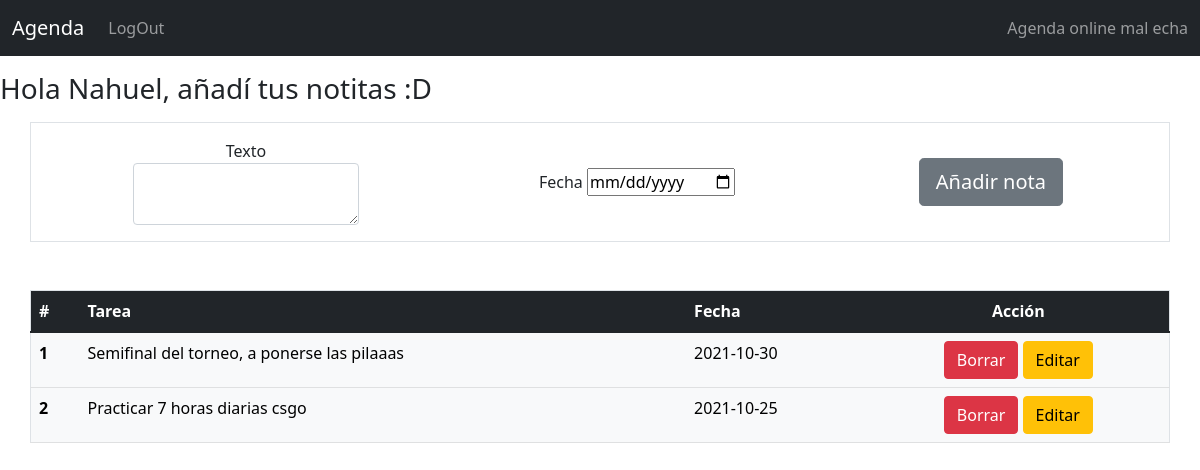
Before: /PP (signed in) with the older database file.
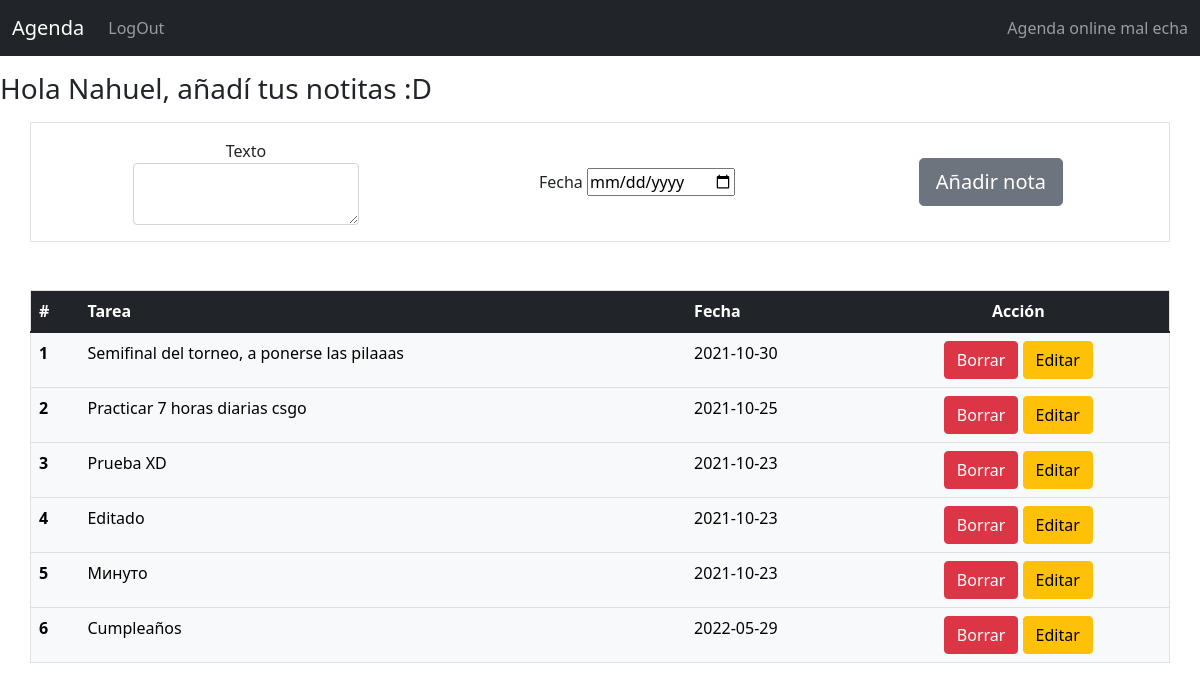
After: the same page with the newer database file.
### index.py (models this page shows)
class Usuario(db.Model, UserMixin):
    id = db.Column(db.Integer, primary_key = True)
    email = db.Column(db.String(255), unique = True)
    user = db.Column(db.String(255))
    password = db.Column(db.String(255))
    notes = db.relationship('Agenda')

class Agenda(db.Model):
    id = db.Column(db.Integer, primary_key = True)
    texto = db.Column(db.String(10000))
    fecha = db.Column(db.DateTime)
    user_id = db.Column(db.Integer, db.ForeignKey('usuario.id'))

### index.py (the view)
@app.route('/PP', methods = ['POST', 'GET'])
@login_required
def pp():
    if request.method == 'POST':
        texto = request.form.get('texto_nota')
        date = request.form.get('date')
        fecha = dt.datetime.strptime(date, "%Y-%m-%d")
        fecha = fecha.date()
        print(fecha)
        print(type(fecha))
        nueva_nota = Agenda( texto = texto, fecha = fecha, user_id = current_user.id)
        db.session.add(nueva_nota)
        db.session.commit()
    else:
        return render_template('home.html', user = current_user)
    return render_template('home.html', user=current_user)

### index.py (called while the page is built)
@login_manager.user_loader
def load_user(id):
    return Usuario.query.get(int(id))

### templates/home.html (shortened to what this page needs)
{%extends 'base.html'%}
{%block contenido%}
<h3 class="mt-3 mb-3">Hola {{user.user}}, añadí tus notitas :D</h3>
<form method="POST" class="container border d-flex justify-content-around align-items-center text-center">
    <div class="mb-3 mt-3">
    <label for="texto">Texto</label>
    <textarea name="texto_nota" id="texto" class="form-control"></textarea>
    </div>
    <div class="mb-3 mt-3">
    <label for="fecha">Fecha</label>
    <input type="date" name="date" id="fecha">
    </div>
    <button type="submit" class="btn btn-secondary btn-lg m-1">Añadir nota</button>
</form>
<table class="table container border mt-5">
    <thead>
        <tr class="table-dark">
            <th scope="col">#</th>
            <th scope="col">Tarea</th>
            <th scope="col">Fecha</th>
            <th scope="col" class="text-center">Acción</th>
        </tr>
    </thead>
    <tbody>
            {%for i in user.notes%}
            <tr class="table-light">
                <th scope="row">{{loop.index}}</th>
                <td>{{i.texto}}</td>
                <td>{{i.fecha.date()}}</td>
                <td class="text-center">
                    <button type="" class="btn btn-danger" onClick="deleteNote({{i.id}})">Borrar</button>
                    <a href="/editar/{{i.id}}">
                        <button type="" class="btn btn-warning">Editar</button>
                    </a>
                </td>
            </tr>
            {%endfor%}
        </tbody>
    </table>
{%endblock%}

### templates/base.html (shortened to what this page needs)
<!DOCTYPE html>
<html lang="en">
<head>
    <link href="https://cdn.jsdelivr.net/npm/bootstrap@5.1.3/dist/css/bootstrap.min.css" rel="stylesheet">
</head>
<body>
    <nav class="navbar navbar-expand-lg navbar-dark bg-dark">
        <div class="container-fluid">
          {%if user.is_authenticated%}
          <a class="navbar-brand" href='{{url_for('pp')}}'>Agenda</a>
          <div class="collapse navbar-collapse" id="navbarText">
          {%endif%}
            <ul class="navbar-nav me-auto mb-2 mb-lg-0">
              {%if user.is_authenticated%}
              <li class="nav-item">
                <a class="nav-link" href="{{url_for('cerrar')}}">LogOut</a>
              </li>
              {%endif%}
            </ul>
            <span class="navbar-text">
              Agenda online mal echa
            </span>
          </div>
        </div>
      </nav>
    {%block contenido%}
    {%endblock%}
</body>
</html>

Changed rows visible on the page:
added Agenda: texto "Prueba XD", fecha "2021-10-23"
added Agenda: texto "Editado", fecha "2021-10-23"
added Agenda: texto "Минуто", fecha "2021-10-23"
added Agenda: texto "Cumpleaños", fecha "2022-05-29"
